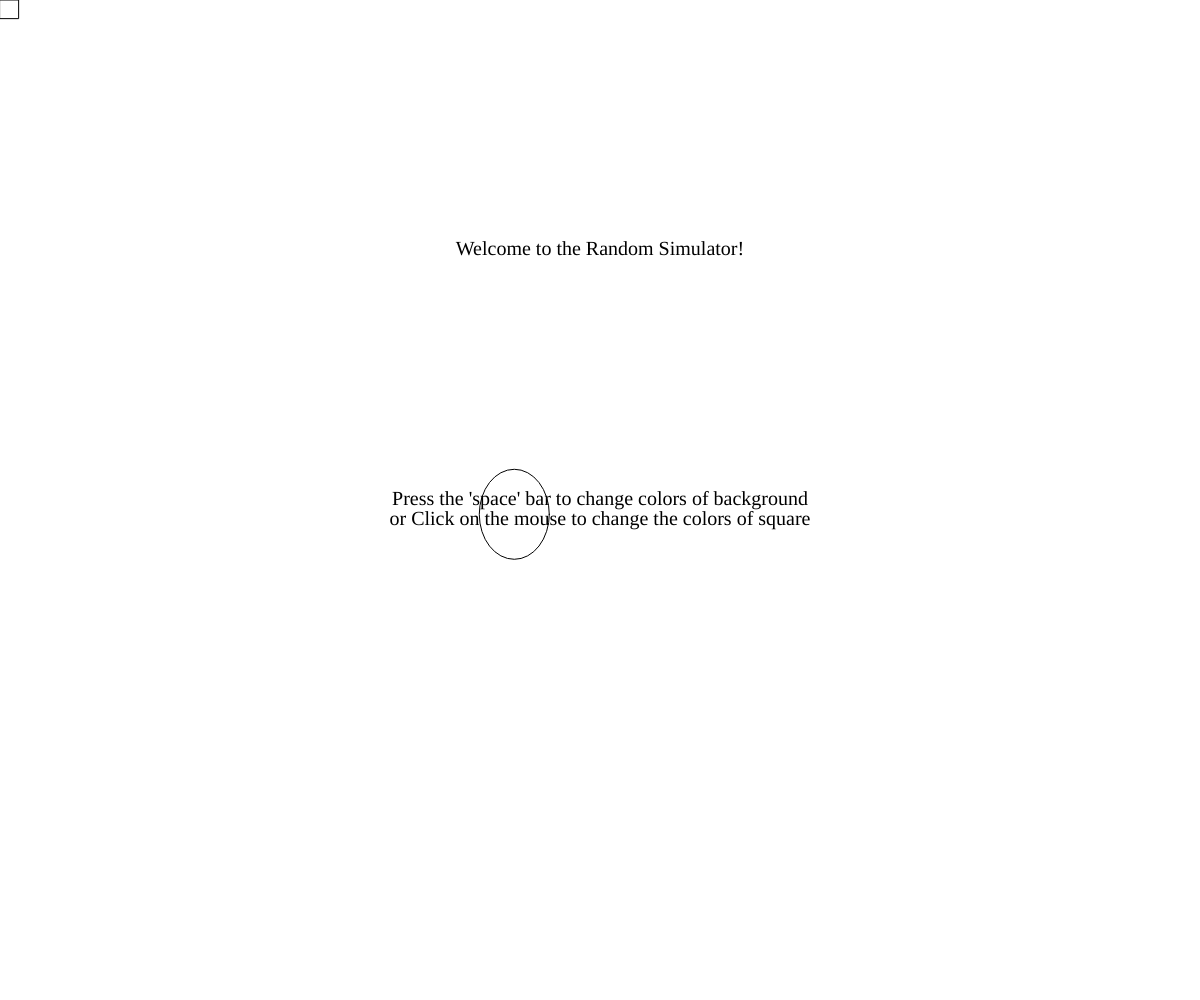
Frame 1 (no input)
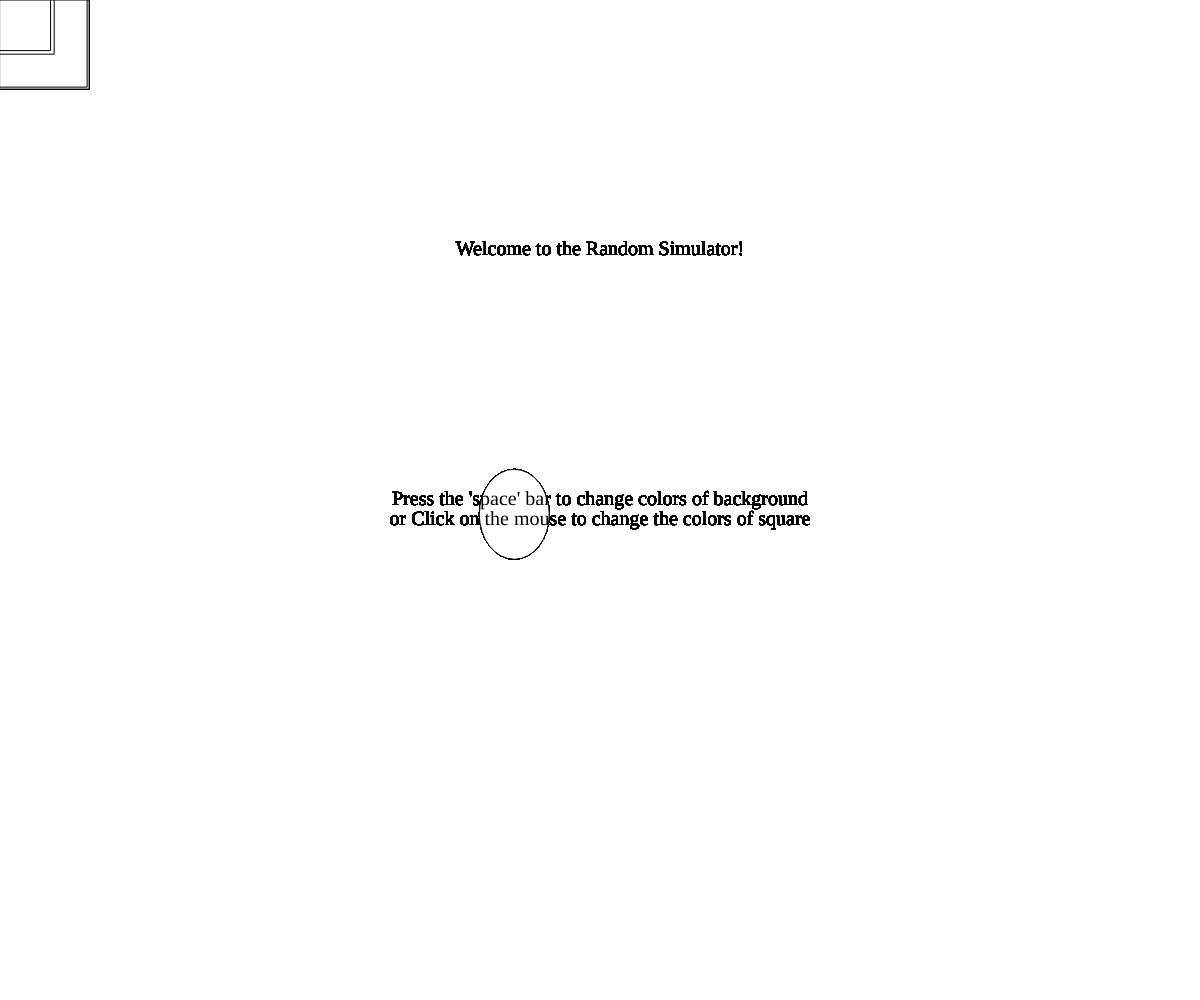
Frame 60 (no input)
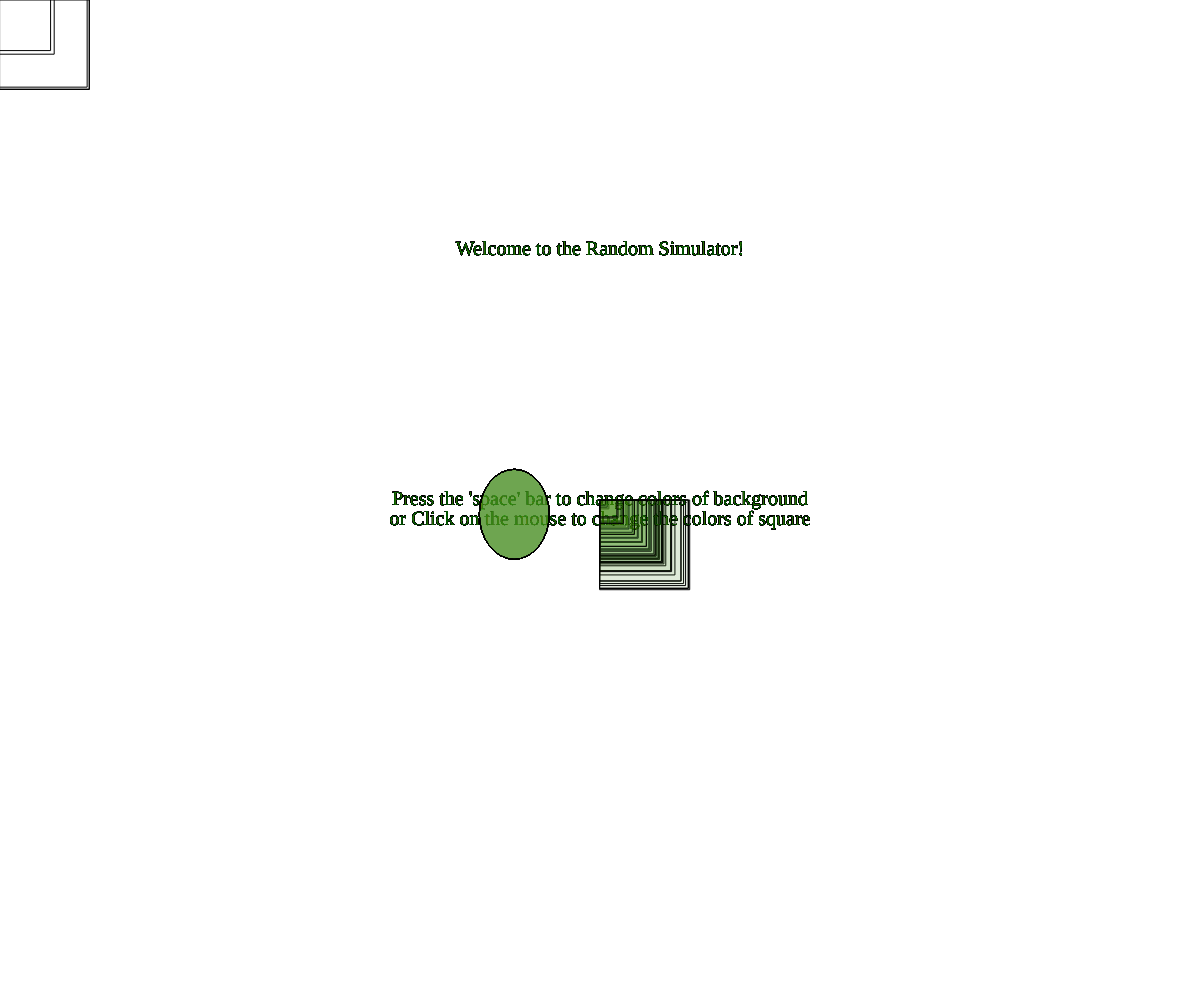
Frame 120 (the mouse pressed at the canvas centre since frame 60)

The p5.js sketch that drew these frames (run headless with seeded random() and noise() and a simulated clock; from frame 60 on, the mouse is pressed at the canvas centre):

// p5.js sketch
// ── sketch.js
/* 
Experiment 3: The Random Simulator 
From Exercise 4 : Randomness Experiment
*/

/* Initializing global variable pos */
let pos;

function setup(){
  createCanvas(windowWidth, windowHeight); // setting the x and y to window size
  pos = random(300,600); // setting pos minimum and maximum range using random()
}

/* Function for when space bar is pressed, background color changes randomly */
function keyPressed(){
  if (key === ' '){
    background(random(255), random(255), random(255), random(255));
    
  }
}

function draw(){ 
  ellipse(pos,pos,70,90); // using pos variable to move ellipse randomly every refresh
  square(mouseX,mouseY,random(90)); // using random() to produce random sizes of square with maximum size of 90
  textSize(20); // size of text
  textAlign(CENTER, CENTER); // aligning text to center
  textFont('Times New Roman'); // setting text font to Times New Roman
  /* Displaying a welcome message and mechanics */
  text("Welcome to the Random Simulator!", width / 2, height / 2 - 250); 
  text("Press the 'space' bar to change colors of background", width / 2, height / 2);
  text("or Click on the mouse to change the colors of square", width / 2, height / 2 + 20 )
}

/*  Function for when the mouse left-click is pressed, square's colour changes randomly */
function mousePressed(){
  if (mouseButton === LEFT){
    fill(random(255), random(255), random(255),random(255));
  } 
}
